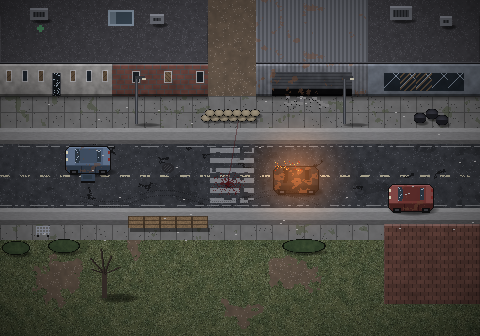

Write the Python code that produced this figure.
from outdoor import *
random.seed(7)
G = [
 "BBBBBBBBBBBBBdddBBBBBBBBBBBBBB",
 "BBBBBBBBBBBBBdddBBBBBBBBBBBBBB",
 "BBBBBBBBBBBBBdddBBBBBBBBBBBBBB",
 "wwwwwwwwwwwwwwwwwwwwwwwwwwwwww",
 "wwwwwwwwwwwwwwwwwwwwwwwwwwwwww",
 "cccccccccccccccccccccccccccccc",
 "aaaaaaaaaaaaaaaaaaaaaaaaaaaaaa",
 "aaaaaaaaaaaaaaaaaaaaaaaaaaaaaa",
 "aaaaaaaaaaaaaaaaaaaaaaaaaaaaaa",
 "aaaaaaaaaaaaaaaaaaaaaaaaaaaaaa",
 "cccccccccccccccccccccccccccccc",
 "wwwwwwwwwwwwwwwwwwwwwwwwwwwwww",
 "ggggggggdgggggggggggggggggggggg"[:30],
 "gggddggggggggggggddgggggRRRRRR",
 "ggdddggggggggggggdddggggRRRRRR",
 "gggdggggggggggggggggggggRRRRRR",
 "ggggggggggggggddggggggggRRRRRR",
 "ggggggggggggggggggggggggRRRRRR",
]
R, C = len(G), len(G[0])
PAD = 3 * T
img = Img(C * T, R * T + PAD, PAD)

# cracks on the asphalt: a few random walks
crack = set()
for k in range(14):
    x, y = random.randint(0, C * T), random.randint(6 * T, 10 * T)
    for s in range(random.randint(20, 60)):
        crack.add((x, y)); x += random.choice((-1, 0, 1, 1)); y += random.choice((-1, 0, 0, 1))
def asphalt(x, y):
    n = fbm(x / 4, y / 4, 1)
    c = (52 + (n - .5) * 22, 54 + (n - .5) * 22, 57 + (n - .5) * 22)
    if h2(x, y, 3) > .96: c = add(c, 22)
    if (x, y) in crack: c = mul(c, .45)
    if fbm(x / 20, y / 20, 5) > .68: c = mul(c, .85)
    # centre line and faded edge lines
    if 8 * T - 1 <= y <= 8 * T and (x // 10) % 2 == 0 and h2(x, y, 9) > .25: c = (178, 168, 130)
    if (y == 6 * T + 2 or y == 10 * T - 3) and h2(x // 3, y, 4) > .4: c = mix(c, (170, 170, 162), .6)
    # zebra crossing in front of the alley
    if 13 * T + 2 <= x < 16 * T - 2 and 6 * T + 4 <= y < 10 * T - 4 and (y // 5) % 2 == 0 and h2(x // 4, y // 4, 8) > .18: c = mix(c, (172, 172, 166), .62)
    return c
def sidewalk(x, y):
    n = fbm(x / 6, y / 6, 2)
    c = (112 + (n - .5) * 16, 110 + (n - .5) * 16, 103 + (n - .5) * 16)
    if x % 16 == 0 or (y % 16 == 0 and (x // 16 + y // 16) % 1 == 0): c = mul(c, .72)
    if h2(x, y, 6) > .985: c = mul(c, .6)
    if fbm(x / 9, y / 9, 7) > .72: c = mix(c, (74, 84, 50), .5)  # weeds in the joints
    return c
def curb(x, y):
    j = y % 16
    if j < 4: c = (146, 144, 136)
    elif j < 12: c = (124, 122, 116)
    else: c = (84, 82, 78)
    return add(c, (fbm(x / 3, y, 4) - .5) * 14)
def grass(x, y):
    t = fbm(x / 7, y / 7, 11)
    c = mix((58, 74, 40), (96, 98, 54), t)
    r = h2(x, y, 12)
    if r > .82: c = add(c, 26)
    elif r < .12: c = mul(c, .7)
    return c
def dirt(x, y):
    n = fbm(x / 5, y / 5, 13)
    c = (88 + n * 26, 72 + n * 20, 54 + n * 14)
    if h2(x, y, 14) > .95: c = add(c, 30)
    return c
mats = {'a': asphalt, 'w': sidewalk, 'c': curb, 'g': grass, 'd': dirt, 'B': dirt, 'R': grass}
ground(img, G, mats, set('gd'), 21)

def zone(tx):
    if tx <= 6: return 'pharma'
    if tx <= 12: return 'maison'
    if tx <= 22: return 'garage'
    return 'shop'
def cap(x, y, ch):
    tx = x // 16
    if ch == 'R':
        # south house: tiled roof seen from above
        c = (96, 58, 46) if (y // 4) % 2 else (110, 66, 52)
        if (x + (y // 4) * 4) % 8 == 0: c = mul(c, .7)
        return mul(c, .85 + .3 * fbm(x / 9, y / 9, 31))
    z = zone(tx)
    if z == 'garage':
        c = (112, 114, 116) if x % 4 < 2 else (88, 90, 92)
        if fbm(x / 8, y / 8, 32) > .7: c = mix(c, (128, 78, 48), .5)
        return c
    n = fbm(x / 3, y / 3, 33)
    c = (60 + n * 18, 58 + n * 18, 60 + n * 18)
    if h2(x, y, 34) > .9: c = add(c, 18)
    return c
def face(x, j, H, ch):
    tx = x // 16; i = x % 16; z = zone(tx)
    g = fbm(x / 6, j / 6, 40)
    if z == 'pharma':
        c = (170, 164, 150)
        if 6 <= i <= 11 and 6 <= j <= 17 and tx != 3:
            c = (36, 46, 54) if (tx % 2) else (120, 92, 60) if (i + j) % 5 else (90, 68, 44)
            if i in (6, 11) or j in (6, 17): c = (210, 206, 196)
        if tx == 3 and 4 <= i <= 12 and j >= 9:
            c = (24, 30, 34) if h2(x, j, 41) > .2 else (200, 220, 225)
            if i in (4, 12): c = (90, 90, 90)
    elif z == 'maison':
        c = (124, 70, 56)
        if j % 5 == 0 or (i + (j // 5) * 4) % 8 == 0: c = (92, 84, 78)
        if 4 <= i <= 11 and 7 <= j <= 18 and tx in (8, 10, 12):
            c = (30, 36, 40) if tx != 10 else (126, 96, 62)
            if tx == 10 and (j - i) % 4 == 0: c = (90, 68, 44)
            if i in (4, 11) or j in (7, 18): c = (196, 190, 180)
    elif z == 'garage':
        c = (118, 120, 122) if x % 4 < 2 else (96, 98, 100)
        if 17 <= tx <= 21 and j >= 8:
            c = (74, 76, 78) if j % 3 else (58, 60, 62)
            if j >= 25: c = (12, 12, 12)
        if fbm(x / 7, j / 7, 42) > .66: c = mix(c, (130, 80, 48), .6)
    else:
        c = (116, 124, 130)
        if 24 <= tx <= 28 and 9 <= j <= 26:
            c = (32, 42, 50)
            if (i + j) % 23 == 0 or (i - j) % 31 == 0: c = (150, 165, 175)
            if tx in (25, 26) and (i + j) % 6 < 2: c = (120, 92, 60)
    if j < 2: c = add(c, 30)
    if j >= H - 2: c = mul(c, .55)
    return mul(c, .82 + .3 * g - .25 * (j / H))
# the alley keeps going north beyond the map
for py in range(0, PAD):
    for px in range(13 * T, 16 * T): img.p[py][px] = dirt(px, py + 400)
cliff_and_walls(img, G, set('BR'), cap, face, 2 * T, 30, beyond='ns')

# roof details: AC units, vents, a skylight, parapet line
for (x, y, w, h) in [(30, 8, 18, 12), (150, 14, 14, 10), (390, 6, 22, 14), (440, 16, 12, 10)]:
    img.shadow_ell(x + w / 2 + 3, y + h + 1, w / 2 + 2, 3, .5)
    img.rect(x, y, w, h, (120, 122, 124)); img.rect(x, y, w, 2, (160, 162, 164)); img.rect(x + 3, y + 4, w - 6, h - 7, (70, 72, 74))
    for k in range(x + 4, x + w - 4, 3): img.rect(k, y + 4, 1, h - 7, (40, 42, 44))
img.rect(108, 10, 26, 16, (150, 170, 180)); img.rect(110, 12, 22, 12, (60, 80, 92)); img.rect(110, 12, 6, 12, (110, 130, 140))
for x in range(0, 13 * T): img.put(x, PAD + T - 1, (24, 24, 26)); img.put(x, PAD + T - 2, (90, 90, 92))
for x in range(16 * T, 30 * T): img.put(x, PAD + T - 1, (24, 24, 26)); img.put(x, PAD + T - 2, (90, 90, 92))
# rubble spilling from the garage
for k in range(28):
    x = 19 * T + random.randint(-20, 24); y = PAD + 3 * T + random.randint(0, 10)
    s = random.randint(2, 4); img.rect(x, y, s, s - 1, random.choice([(110, 108, 104), (86, 84, 80), (130, 126, 118)])); img.put(x, y + s - 1, (20, 20, 20))
# pharmacy green cross sign
for dy in range(-3, 4):
    for dx in range(-1, 2):
        img.put(2 * T + 8 + dx, PAD - T + 2 + dy + 10 - 16, (70, 168, 96)); img.put(2 * T + 8 + dy, PAD - T + 2 + dx + 10 - 16, (70, 168, 96))

def car(x0, y0, body, burned=False, door=False):
    w, h = 46, 28
    img.shadow_ell(x0 + w / 2 + 3, y0 + h - 2, w / 2 + 3, 6, .45)
    glass = (14, 12, 12) if burned else (44, 58, 68)
    for y in range(h):
        for x in range(w):
            rx = min(x, w - 1 - x); ry = min(y, h - 1 - y)
            if rx + ry < 4: continue
            side = y >= 19
            if side:
                c = mul(body, .6)
                if x in (16, 30) : c = mul(body, .42)
                if y == 19: c = mul(body, .78)
            else:
                c = add(body, 18) if (x < 10 or x > 37) else body
                if 10 <= x <= 14 and 3 <= y <= 16: c = glass if (x - 10) + abs(y - 9.5) * .2 < 5 else body
                if 15 <= x <= 31 and 3 <= y <= 16: c = mul(body, .82)
                if 32 <= x <= 35 and 4 <= y <= 15: c = glass
                if y < 2: c = add(body, 40)
                if not burned and c == glass and h2(x, y, 51) > .9: c = (170, 186, 196)
            if burned:
                c = mix(c, (26, 22, 20), .55 + .3 * fbm(x / 4, y / 4, 52))
                if fbm(x / 5, y / 5, 53) > .58: c = mix(c, (122, 64, 34), .6)
            elif fbm(x / 6, y / 6, 54) > .72: c = mix(c, (118, 70, 40), .5)
            if rx + ry == 4 or x in (0, w - 1) or y in (0, h - 1): c = (16, 14, 14)
            img.put(x0 + x, y0 + y, c)
    if not burned:
        img.rect(x0 + 1, y0 + 5, 2, 3, (230, 220, 170)); img.rect(x0 + 1, y0 + 12, 2, 3, (230, 220, 170))
        img.rect(x0 + w - 3, y0 + 5, 2, 3, (150, 40, 34)); img.rect(x0 + w - 3, y0 + 12, 2, 3, (150, 40, 34))
    for wx in (5, 34):
        img.rect(x0 + wx, y0 + h - 4, 8, 5, (14, 14, 14)); img.rect(x0 + wx + 2, y0 + h - 3, 4, 2, (60, 60, 62))
    if door:
        for y in range(9):
            for x in range(14): img.put(x0 + 16 + x, y0 + h + y, mul(body, .7) if y < 7 else (16, 14, 14))
        img.rect(x0 + 18, y0 + h + 1, 9, 4, glass)
car(4 * T + 1, 6 * T + 2 + PAD, (78, 100, 124), door=True)
car(17 * T + 1, 7 * T + 6 + PAD, (60, 54, 50), burned=True)
car(24 * T + 4, 8 * T + 8 + PAD, (132, 52, 44))

# blood on the road, drag marks toward the alley
for k in range(260):
    a = random.random() * 6.28; r = random.random() ** 2 * 12
    img.blend(int(14 * T + 4 + math.cos(a) * r * 1.4), int(8 * T + 8 + PAD + math.sin(a) * r), (84, 14, 16), .75)
for s in range(70):
    img.blend(14 * T + 4 + s // 6, 8 * T + 6 + PAD - s, (84, 14, 16), .45)
for s in range(120):
    x = 5 * T + s * 2; y = int(9 * T + 4 + PAD + math.sin(s / 9) * 6)
    img.shade(x, y, .7); img.shade(x, y + 5, .7)
# manhole
img.ell(10 * T + 8, 7 * T + 8 + PAD, 6, 5, lambda x, y, d: img.put(x, y, (40, 40, 42) if d > .55 or (x + y) % 3 else (64, 64, 66)))

# sandbag barricade across the alley mouth and a pallet wall on the south sidewalk
def sandbags(x0, y0, n, rows=2):
    for r in range(rows):
        for k in range(n):
            cx = x0 + k * 9 + (r % 2) * 4; cy = y0 - r * 5
            img.shadow_ell(cx + 2, cy + 3, 6, 3, .6)
            img.ell(cx, cy, 5.5, 3.6, lambda x, y, d: img.put(x, y, (16, 14, 12) if d > .78 else mul((150, 134, 100), 1.1 - .4 * d + .1 * (y < cy - 1))))
sandbags(13 * T - 2, 4 * T + PAD + 6, 6)
def pallets(x0, y0, w):
    [img.shade(x0 + 2 + xx, y0 + 12 + yy, .55) for xx in range(w) for yy in range(4)]
    for x in range(w):
        for y in range(12):
            c = (128, 98, 62) if y % 4 else (80, 60, 38)
            if x % 16 in (0, 15): c = (70, 52, 32)
            img.put(x0 + x, y0 + y, mul(c, .9 + .2 * h2(x, y, 60)))
pallets(8 * T, 11 * T + PAD - 8, 5 * T)

# trash bags by the shop
for (cx, cy) in [(26 * T + 4, 4 * T + 6), (27 * T, 4 * T + 2), (27 * T + 10, 4 * T + 8)]:
    cy += PAD
    img.shadow_ell(cx + 2, cy + 5, 7, 3, .55)
    img.ell(cx, cy, 6.5, 5.5, lambda x, y, d: img.put(x, y, (12, 12, 14) if d > .8 else (28 + 30 * (1 - d) * (y < cy), 28 + 30 * (1 - d) * (y < cy), 32 + 34 * (1 - d) * (y < cy))))

# dead tree and hedges in the yards
for (cx, cy, rx, ry) in [(1 * T, 12 * T + 8, 14, 7), (4 * T, 12 * T + 6, 16, 7), (19 * T, 12 * T + 6, 22, 7)]:
    cy += PAD
    img.shadow_ell(cx + 3, cy + 6, rx, 4, .55)
    img.ell(cx, cy, rx, ry, lambda x, y, d: img.put(x, y, (14, 18, 10) if d > .85 else mix((40, 58, 32), (70, 92, 48), fbm(x / 3, y / 3, 70) * (1 - d * .5))))
tx, ty = 6 * T + 8, 15 * T + 8 + PAD
img.shadow_ell(tx + 14, ty + 2, 22, 5, .55)
img.rect(tx - 2, ty - 26, 5, 28, (64, 50, 40))
for (a, l) in [(-2.3, 22), (-1.2, 20), (-.4, 18), (-2.8, 14), (-1.7, 26)]:
    for s in range(l):
        x = int(tx + math.cos(a) * s); y = int(ty - 22 + math.sin(a) * s)
        img.put(x, y, (58, 46, 36)); img.put(x + 1, y, (40, 32, 26))

# street lights: the pole rises over the facade
for lx in (8 * T + 8, 21 * T + 8):
    base = 4 * T + 12 + PAD
    img.shadow_ell(lx + 12, base + 1, 14, 2, .6)
    img.rect(lx - 1, base - 46, 3, 46, (54, 56, 58)); img.rect(lx, base - 46, 1, 46, (96, 98, 100))
    img.rect(lx - 1, base - 48, 10, 3, (54, 56, 58)); img.rect(lx + 6, base - 46, 4, 2, (210, 200, 160))

# shopping cart
cx, cy = 2 * T + 4, 11 * T + 2 + PAD
for x in range(14):
    for y in range(9):
        if x % 3 == 0 or y % 3 == 0: img.put(cx + x, cy + y, (150, 154, 158))
img.rect(cx + 1, cy + 9, 2, 2, (20, 20, 20)); img.rect(cx + 11, cy + 9, 2, 2, (20, 20, 20))

# paper scraps
for k in range(40):
    x, y = random.randint(0, C * T - 3), random.randint(PAD + 3 * T, PAD + 12 * T)
    img.rect(x, y, 2, 1, (180, 176, 164))

# light: dusk, desaturated, a fire glowing in the burned car
grade(img, (.95, .96, 1.02), .78, .7)
light(img, 18 * T + 8, 7 * T + 14 + PAD, 70, (255, 130, 50), .55)
for k in range(30):
    x = 18 * T + random.randint(-14, 14); y = 7 * T + 10 + PAD - random.randint(0, 9)
    img.put(x, y, random.choice([(255, 196, 90), (255, 120, 40), (210, 60, 20)]))
img.save('zombie_map.png')
print(img.w, img.h)
